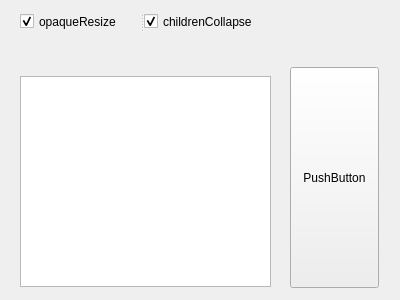
<?xml version="1.0" encoding="UTF-8"?>
<ui version="4.0">
 <class>SpliterWidget</class>
 <widget class="QWidget" name="SpliterWidget">
  <property name="geometry">
   <rect>
    <x>0</x>
    <y>0</y>
    <width>400</width>
    <height>300</height>
   </rect>
  </property>
  <property name="windowTitle">
   <string>SpliterWidget</string>
  </property>
  <widget class="QPushButton" name="pushButton">
   <property name="geometry">
    <rect>
     <x>290</x>
     <y>67</y>
     <width>89</width>
     <height>221</height>
    </rect>
   </property>
   <property name="text">
    <string>PushButton</string>
   </property>
  </widget>
  <widget class="QTextEdit" name="textEdit">
   <property name="geometry">
    <rect>
     <x>20</x>
     <y>76</y>
     <width>251</width>
     <height>211</height>
    </rect>
   </property>
  </widget>
  <widget class="QSplitter" name="splitter">
   <property name="geometry">
    <rect>
     <x>20</x>
     <y>10</y>
     <width>258</width>
     <height>23</height>
    </rect>
   </property>
   <property name="orientation">
    <enum>Qt::Horizontal</enum>
   </property>
   <widget class="QCheckBox" name="check_opaqueResize">
    <property name="text">
     <string>opaqueResize</string>
    </property>
    <property name="checked">
     <bool>true</bool>
    </property>
   </widget>
   <widget class="QCheckBox" name="check_collapsible">
    <property name="text">
     <string>childrenCollapse</string>
    </property>
    <property name="checked">
     <bool>true</bool>
    </property>
   </widget>
  </widget>
 </widget>
 <layoutdefault spacing="6" margin="11"/>
 <resources/>
 <connections/>
</ui>
